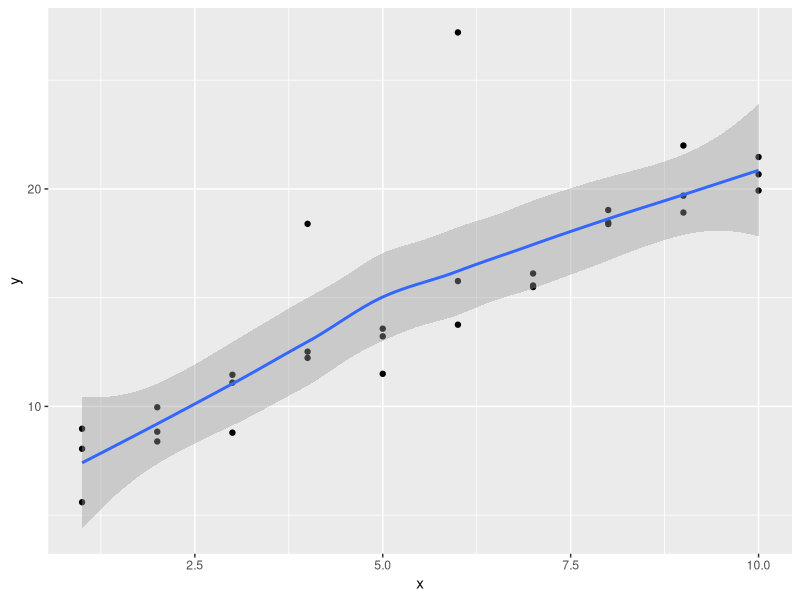
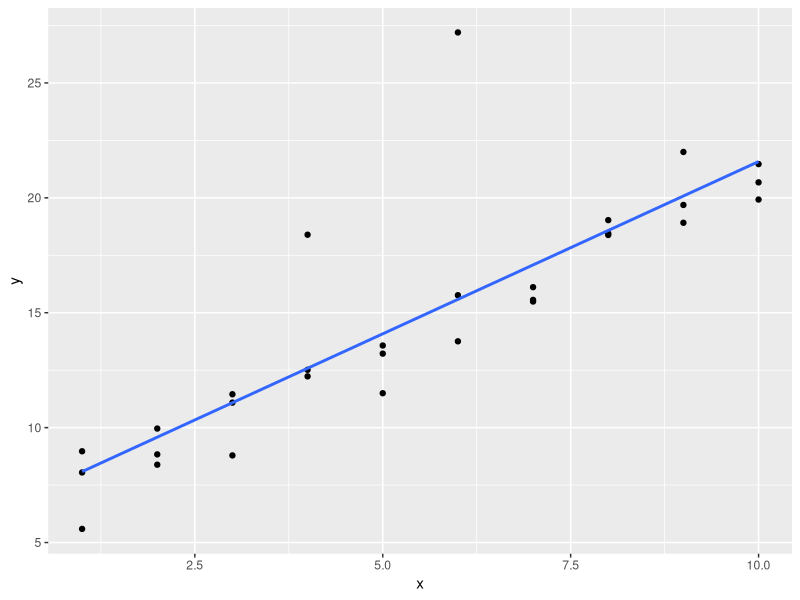

Source code (R) for these figures, in order: (Note: this script raises an error after producing the figures.)
## ---- chunk 1
library(tidyverse)
## ---- chunk 2
sim1a <- tibble(
  x = rep(1:10, each = 3),
  y = x * 1.5 + 6 + rt(length(x), df = 2)
)
## ---- chunk 3
sim1a_mod <- lm(y ~ x, data = sim1a)

coef(sim1a_mod)                                    # Slope=1.480507    Intercept=5.806916

# Can't just put `sim1a_mod` into ggplot like this ...it plots same curve as `sim1a`. (WHY?)
ggplot(sim1a_mod, aes(x, y)) +
  geom_point() +
  geom_smooth() 
## ---- chunk 4
ggplot(sim1a, aes(x = x, y = y)) +
  geom_point() +
  geom_smooth(method = "lm", se = FALSE)           # fit a linear model (straight line)


## ---- chunk 5
measure_distance <- function(mod, data) {
  diff <- data$y - make_prediction(mod, data)
  mean(abs(diff))
}
## ---- chunk 6

## ---- chunk 7
model1 <- function(a, data) {
  a[1] + data$x * a[2] + a[3]
}
## ---- chunk 8

## ---- chunk 9

## ---- chunk 10

## ---- chunk 11
mod1 <- lm(y ~ x1 + x2, data = sim3)
mod2 <- lm(y ~ x1 * x2, data = sim3)
## ---- chunk 12

## ---- chunk 13
